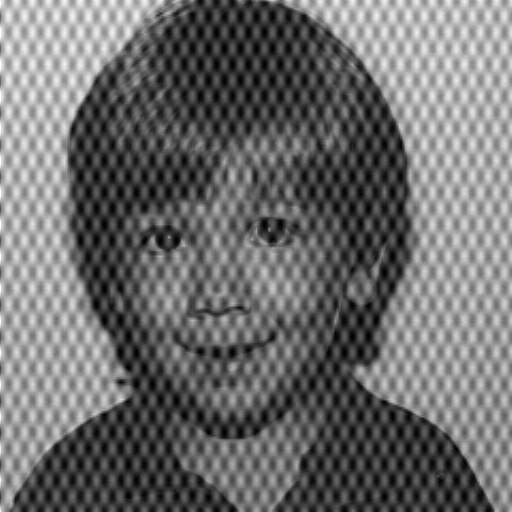
#> input picture Noise removing in frequancy domin/boy_noisy.png, 512 x 512 px
$ jupyter execute --allow-errors 'CS451- Assignment 2.ipynb'
#> lines starting #> are read from the running program, lines starting #| are printed output that depends on the picture
## Name: Noha Magdy Ali
## ID: 1610126

# <center><font color=darkred>Assignment 2 </font>

# <font color=darkred size=4>1-Needed Packages

[cell 1]
import numpy as np
import matplotlib.pyplot as plt
from skimage import img_as_ubyte,img_as_float
from skimage import data, io, filters
from matplotlib.pyplot import imshow, show, subplot, title, get_cmap
from skimage.exposure import rescale_intensity
from skimage.filters import laplace ,sobel, roberts
from scipy import ndimage
from scipy.fftpack import fft , fft2 ,fftshift , ifftshift , ifft2
from skimage.filters import gaussian
from skimage.morphology import disk
from math import floor

## Noisy Image Rendering:

[cell 2]
img = io.imread('boy_noisy.png')
#> img is the input picture: shape (512, 512, 3); min 0, max 255, mean 109.4
plt.imshow(img,'gray',vmin=0, vmax=255 )
plt.show()

# Task 1:
     You will consider the effects of additive noise and the use of DFT to remove this kind of noise. Using frequency domain filtering, devise a procedure for removing the noise and show your results. For comparison purposes, remove the noise in the spatial domain by convolving the noisy image with Average filter (e.g., 7 x 7 and 15 x 15). Compare resulting images of both spatial and frequency domain filtering. Also, you can elaborate on differences in the jupyter notebook as a comment.

# <font color=darkred size=4>1-Solution

### noise removing in frequency domain

[cell 3]
#image after fft

img_f=fft2(img)
imgFF=np.abs(img_f)
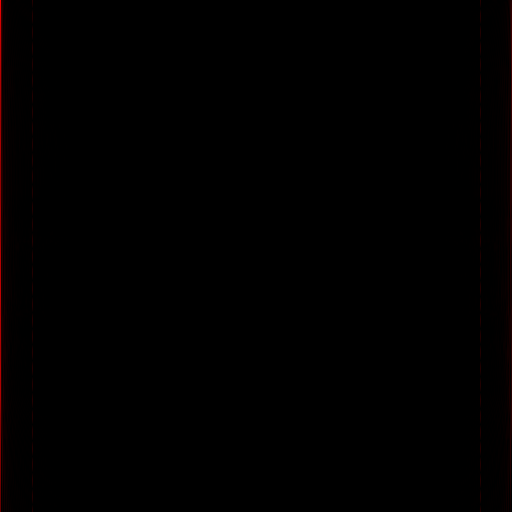
#> imgFF: shape (512, 512, 3) float64; mean of channels 0, 1, 2 1154.5, 0, 0; drawn with min black and max white
plt.imshow(imgFF,'gray',vmin=0, vmax=255 )
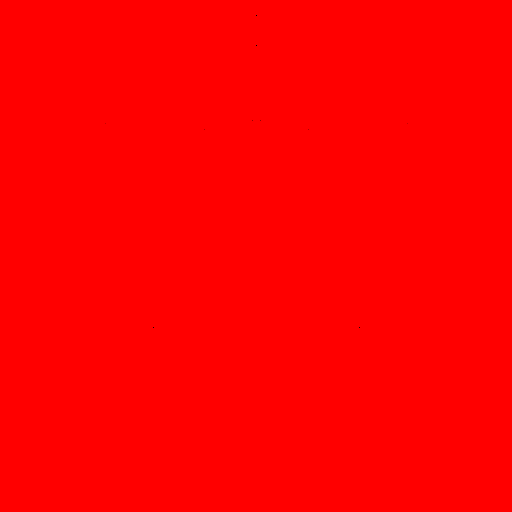
#> shown: shape (512, 512, 3) float64; mean R, G, B 1, 0, 0

[cell 4]
#image after shifted fft

imF2=fftshift(img_f)
imFF2=np.abs(imF2)
Magnitude_spectrum = 20*np.log(imFF2)
#> Magnitude_spectrum: shape (512, 512, 3) float64; 66.67% of the values are NaN or infinite; the others: min -40.98, max 249.3, mean 106.5
plt.imshow(Magnitude_spectrum,'gray',vmin=0, vmax=255 )
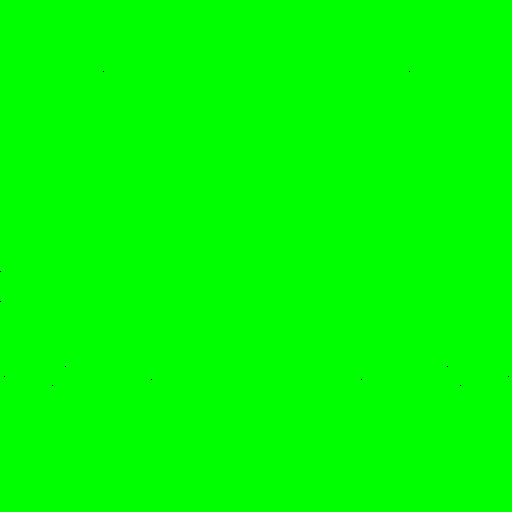
#> shown: shape (512, 512, 3) float64; mean R, G, B 0, 1, 0

[cell 5]
#shape of the desired part from frequency domain
m=np.copy (Magnitude_spectrum)
m[0:225, 0:511]=0
#> m: shape (512, 512, 3) float64; 37.43% of the values are NaN or infinite; the others: min -10.18, max 249.3, mean 32.02
m[0:511,0:225 ]=0
#> m: shape (512, 512, 3) float64; 21.06% of the values are NaN or infinite; the others: min -10.18, max 249.3, mean 14.98
m[285:511, 0:511]=0
#> m: shape (512, 512, 3) float64; 4.62% of the values are NaN or infinite; the others: min 0, max 249.3, mean 2.69
m[0:511, 285:511]=0
#> m: shape (512, 512, 3) float64; 1.18% of the values are NaN or infinite; the others: min 0, max 249.3, mean 0.839
plt.imshow(m,'gray',vmin=0, vmax=255 )
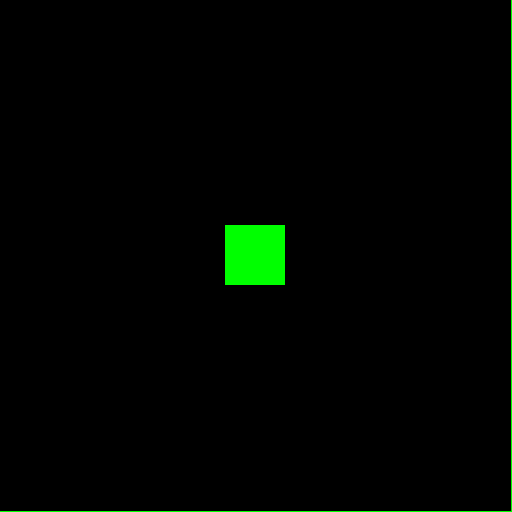
#> shown: shape (512, 512, 3) float64; mean R, G, B 0, 0.0176, 0

[cell 6]
#noise removing in frequency domain

def noise_remover(image):
    im=np.copy(image)
    imgF=fft2(im)
    i=fftshift(imgF)
    i[0:225, 0:511]=0
    i[0:511,0:225 ]=0
    i[288:511, 0:511]=0
    i[0:511, 288:511]=0
    x=np.real (ifft2(ifftshift(i)))+np.imag (ifft2(ifftshift(i)))
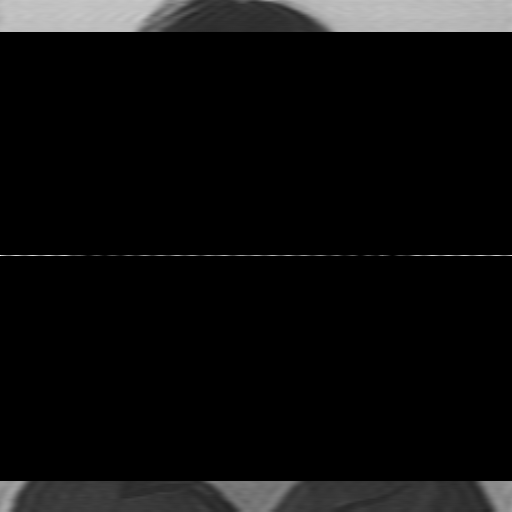
#> x: shape (512, 512, 3) float64; min -0.222, max 255, mean 13.7; drawn with min black and max white
    return x

[cell 7]
new= noise_remover(img)
fig, (ax1,ax2) = plt.subplots(1, 2)
fig.set_size_inches(8, 8)
ax1.imshow(img ,cmap=plt.cm.gray)
ax2.imshow(new ,cmap=plt.cm.gray)
plt.show()
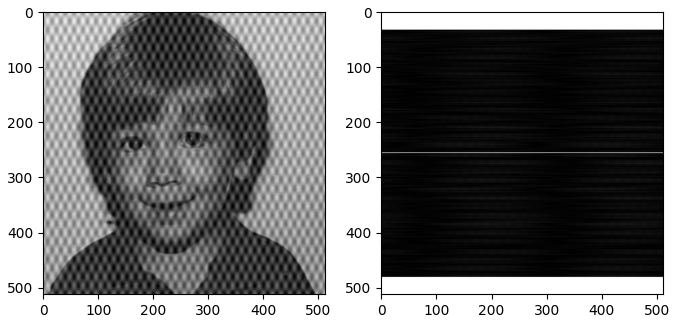
#> figure drawn by matplotlib, 2 panels

#### ------------------------------------------------------------------------------------------------------------

### Trying circular mask

[cell 8]
x= disk (35)

def padding (k):
    im= np.zeros((512,512))
    col=im.shape[1]//2
    raw=im.shape[0]//2
    if (k.shape[0])%2 == 0:
        im[raw-floor(k.shape[0]/2):raw+(floor(k.shape[0]/2)),col-floor(k.shape[1]/2):col+(floor(k.shape[1]/2))]=k
    else:
        im[raw-floor(k.shape[0]/2):raw+(floor(k.shape[0]/2)+1),col-floor(k.shape[1]/2):col+(floor(k.shape[1]/2)+1)]=k

    return im

circle= padding (x)
plt.imshow(circle,'gray',vmin=0, vmax=1)
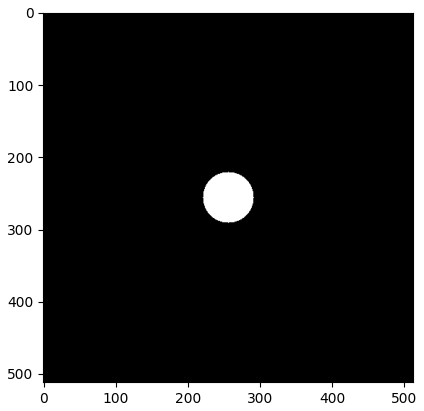
#> figure drawn by matplotlib, 1 panel

#> (a cell that did not finish here is left out)

[cell 10]
def noise_remover2(image):
    im=np.copy(image)
    imgF=fft2(im)
    i=fftshift(imgF)
    ii= i*circle
    x=np.real (ifft2(ifftshift(ii)))+np.imag (ifft2(ifftshift(ii)))
    return x

#> (a cell that did not finish here is left out)

#### ------------------------------------------------------------------------------------------------------------

### Noise removing in Spatial  domain

[cell 12]
# after trying 7 x 7 it didn't give noticable result

ava =[[1/49,1/49,1/49,1/49,1/49,1/49,1/49],
      [1/49,1/49,1/49,1/49,1/49,1/49,1/49],
      [1/49,1/49,1/49,1/49,1/49,1/49,1/49],
      [1/49,1/49,1/49,1/49,1/49,1/49,1/49],
      [1/49,1/49,1/49,1/49,1/49,1/49,1/49],
      [1/49,1/49,1/49,1/49,1/49,1/49,1/49],
      [1/49,1/49,1/49,1/49,1/49,1/49,1/49]]

[cell 13]
kernel=np.array([[1/100,1/100,1/100,1/100,1/100,1/100,1/100,1/100,1/100,1/100],
                 [1/100,1/100,1/100,1/100,1/100,1/100,1/100,1/100,1/100,1/100],
                 [1/100,1/100,1/100,1/100,1/100,1/100,1/100,1/100,1/100,1/100],
                 [1/100,1/100,1/100,1/100,1/100,1/100,1/100,1/100,1/100,1/100],
                 [1/100,1/100,1/100,1/100,1/100,1/100,1/100,1/100,1/100,1/100],
                 [1/100,1/100,1/100,1/100,1/100,1/100,1/100,1/100,1/100,1/100],
                 [1/100,1/100,1/100,1/100,1/100,1/100,1/100,1/100,1/100,1/100],
                 [1/100,1/100,1/100,1/100,1/100,1/100,1/100,1/100,1/100,1/100],
                 [1/100,1/100,1/100,1/100,1/100,1/100,1/100,1/100,1/100,1/100],
                 [1/100,1/100,1/100,1/100,1/100,1/100,1/100,1/100,1/100,1/100]])

[cell 14]
kernel2=np.array([[1/255,1/255,1/255,1/255,1/255,1/255,1/255,1/255,1/255,1/255,1/255,1/255,1/255,1/255,1/255],
                 [1/255,1/255,1/255,1/255,1/255,1/255,1/255,1/255,1/255,1/255,1/255,1/255,1/255,1/255,1/255],
                 [1/255,1/255,1/255,1/255,1/255,1/255,1/255,1/255,1/255,1/255,1/255,1/255,1/255,1/255,1/255],
                 [1/255,1/255,1/255,1/255,1/255,1/255,1/255,1/255,1/255,1/255,1/255,1/255,1/255,1/255,1/255],
                 [1/255,1/255,1/255,1/255,1/255,1/255,1/255,1/255,1/255,1/255,1/255,1/255,1/255,1/255,1/255],
                 [1/255,1/255,1/255,1/255,1/255,1/255,1/255,1/255,1/255,1/255,1/255,1/255,1/255,1/255,1/255],
                 [1/255,1/255,1/255,1/255,1/255,1/255,1/255,1/255,1/255,1/255,1/255,1/255,1/255,1/255,1/255],
                 [1/255,1/255,1/255,1/255,1/255,1/255,1/255,1/255,1/255,1/255,1/255,1/255,1/255,1/255,1/255],
                 [1/255,1/255,1/255,1/255,1/255,1/255,1/255,1/255,1/255,1/255,1/255,1/255,1/255,1/255,1/255],
                 [1/255,1/255,1/255,1/255,1/255,1/255,1/255,1/255,1/255,1/255,1/255,1/255,1/255,1/255,1/255],
                 [1/255,1/255,1/255,1/255,1/255,1/255,1/255,1/255,1/255,1/255,1/255,1/255,1/255,1/255,1/255],
                 [1/255,1/255,1/255,1/255,1/255,1/255,1/255,1/255,1/255,1/255,1/255,1/255,1/255,1/255,1/255],
                 [1/255,1/255,1/255,1/255,1/255,1/255,1/255,1/255,1/255,1/255,1/255,1/255,1/255,1/255,1/255],
                 [1/255,1/255,1/255,1/255,1/255,1/255,1/255,1/255,1/255,1/255,1/255,1/255,1/255,1/255,1/255],
                 [1/255,1/255,1/255,1/255,1/255,1/255,1/255,1/255,1/255,1/255,1/255,1/255,1/255,1/255,1/255]])

[cell 15]
# removing noise in time domain
# for 10 x 10 filter

def remove_noise (image, kern):
    img2 =np.zeros((image.shape[0],image.shape[1]))
    for i in range(5,image.shape[0]-5):
        for j in range(5,image.shape[1]-5):
            img2[i,j]=np.sum((image[i-5:i+5,j-5:j+5])*kern)
#> img2: shape (512, 512) float64; every value is 0
    return img2

#> (a cell that did not finish here is left out)

[cell 17]
# removing noise in time domain
# for 15 x 15 filter

def remove_noise2 (image, kern):
    img2 =np.zeros((image.shape[0],image.shape[1]))
    for i in range(7,image.shape[0]-7):
        for j in range(7,image.shape[1]-7):
            img2[i,j]=np.sum((image[i-7:i+8,j-7:j+8])*kern)
    return img2

#> (a cell that did not finish here is left out)

## Difference between Spatial and frequency domain noise removing:
### In frequency domain, the frequencies that cause the noise are removed totally
### In Spatial domain the image bluring reduce the effect of noise in image, but this results in bluring the output image after removing the noise

###### .

###### .

###### .

###### .

# Task 2:
    Write your own function to perform image sharpening on the same image supplied in Task 1. However, you will need to remove  noise first before applying image sharpening.
    Your script should apply the following steps:
    1) Apply smoothing first to produce a denoised image.
    2) Apply any edge detection filter (Implementation of Laplace for example) to generate edges to produce an edge image.
    3) Add the edge image to the original image to produce a sharpened image.

# <font color=darkred size=4>2-Solution

#### Use noise remover function in frequency domin as a smoother

[cell 19]
# kernals for edge detection

laplace_kernel= np.array([[ -1,  -1, -1],
                         [ -1,  8,  -1],
                          [-1, -1, -1]])

sobel_vertical_edge_kernel = np.array([[ -1,  0,  1],
                                   [ -2,  0,  2],
                                    [-1, 0, 1]])

sobel_horizontal_edge_kernel = np.array([[ 1,  2,  1],
                                   [ 0,  0,  0],
                                   [-1, -2, -1]])

[cell 20]
 # edge detection function

def edge_detection (image, kern):
    img2 =np.zeros((image.shape[0],image.shape[1]))
    for i in range(2,image.shape[0]-1):
        for j in range(2,image.shape[1]-1):
            img2[i,j]=np.sum((image[i-1:i+2,j-1:j+2])*kern)
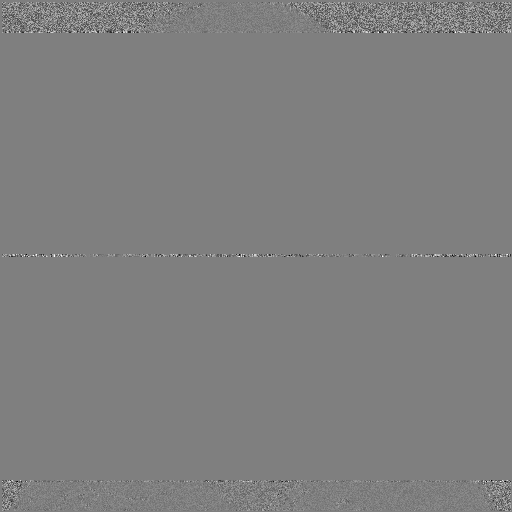
#> img2: shape (512, 512) float64; min -8.53e-14, max 8.53e-14, mean 4.16e-18; drawn with min black and max white
    return img2

[cell 21]
# test edge detection after removing the noise

im1= noise_remover (img)  # in frequency domain
im2= edge_detection (im1, sobel_vertical_edge_kernel )
fig, (ax1,ax2) = plt.subplots(1, 2)
fig.set_size_inches(8, 8)
#> (the rest of this cell did not finish here and is left out)

[cell 22]
# sharpening image
# frequency domain noise romoving

def sharpenning (image, kernal_for_edge_detection):
    img1= np.copy (image)
    img2= noise_remover2 (img1)
    img3= edge_detection (img2, kernal_for_edge_detection)
    return img3+ img2

#> (a cell that did not finish here is left out)

#> (a cell that did not finish here is left out)

#> (a cell that did not finish here is left out)

### ----------------------------------------------------------------------------------------------------------

### using noise removing fuction in spatial domain as a smoother

#> (a cell that did not finish here is left out)

[cell 27]
def sharpenning2 (image, kernal_for_edge_detection):
    img1= np.copy (image)
    img2= remove_noise2 (img1,kernel2)  # use avarage filter to smooth the image 15 x 15
